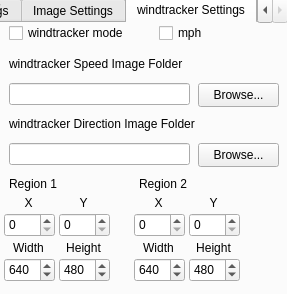
<?xml version="1.0" encoding="UTF-8"?>
<ui version="4.0">
 <author>Toufool</author>
 <class>SettingsWidget</class>
 <widget class="QWidget" name="SettingsWidget">
  <property name="geometry">
   <rect>
    <x>0</x>
    <y>0</y>
    <width>287</width>
    <height>294</height>
   </rect>
  </property>
  <property name="minimumSize">
   <size>
    <width>200</width>
    <height>200</height>
   </size>
  </property>
  <property name="maximumSize">
   <size>
    <width>310</width>
    <height>294</height>
   </size>
  </property>
  <property name="font">
   <font>
    <pointsize>9</pointsize>
   </font>
  </property>
  <property name="windowTitle">
   <string>Settings</string>
  </property>
  <property name="windowIcon">
   <iconset>
    <normaloff>:/resources/icon.ico</normaloff>:/resources/icon.ico</iconset>
  </property>
  <widget class="QTabWidget" name="settings_tabs">
   <property name="geometry">
    <rect>
     <x>-3</x>
     <y>-3</y>
     <width>291</width>
     <height>301</height>
    </rect>
   </property>
   <property name="currentIndex">
    <number>3</number>
   </property>
   <widget class="QWidget" name="hotkeys_tab">
    <attribute name="title">
     <string>Hotkeys</string>
    </attribute>
    <widget class="QPushButton" name="set_toggle_auto_reset_image_hotkey_button">
     <property name="geometry">
      <rect>
       <x>190</x>
       <y>189</y>
       <width>81</width>
       <height>24</height>
      </rect>
     </property>
     <property name="focusPolicy">
      <enum>Qt::NoFocus</enum>
     </property>
     <property name="text">
      <string>Set Hotkey</string>
     </property>
    </widget>
    <widget class="QLineEdit" name="split_input">
     <property name="geometry">
      <rect>
       <x>90</x>
       <y>10</y>
       <width>91</width>
       <height>22</height>
      </rect>
     </property>
     <property name="text">
      <string/>
     </property>
     <property name="readOnly">
      <bool>true</bool>
     </property>
    </widget>
    <widget class="QLabel" name="undo_split_label">
     <property name="geometry">
      <rect>
       <x>10</x>
       <y>73</y>
       <width>71</width>
       <height>16</height>
      </rect>
     </property>
     <property name="text">
      <string>Undo Split:</string>
     </property>
    </widget>
    <widget class="QLineEdit" name="undo_split_input">
     <property name="geometry">
      <rect>
       <x>90</x>
       <y>70</y>
       <width>91</width>
       <height>22</height>
      </rect>
     </property>
     <property name="text">
      <string/>
     </property>
     <property name="readOnly">
      <bool>true</bool>
     </property>
    </widget>
    <widget class="QPushButton" name="set_reset_hotkey_button">
     <property name="geometry">
      <rect>
       <x>190</x>
       <y>39</y>
       <width>81</width>
       <height>24</height>
      </rect>
     </property>
     <property name="focusPolicy">
      <enum>Qt::NoFocus</enum>
     </property>
     <property name="text">
      <string>Set Hotkey</string>
     </property>
    </widget>
    <widget class="QLabel" name="pause_label">
     <property name="geometry">
      <rect>
       <x>10</x>
       <y>133</y>
       <width>71</width>
       <height>16</height>
      </rect>
     </property>
     <property name="text">
      <string>Pause:</string>
     </property>
    </widget>
    <widget class="QPushButton" name="set_undo_split_hotkey_button">
     <property name="geometry">
      <rect>
       <x>190</x>
       <y>69</y>
       <width>81</width>
       <height>24</height>
      </rect>
     </property>
     <property name="focusPolicy">
      <enum>Qt::NoFocus</enum>
     </property>
     <property name="text">
      <string>Set Hotkey</string>
     </property>
    </widget>
    <widget class="QLineEdit" name="reset_input">
     <property name="geometry">
      <rect>
       <x>90</x>
       <y>40</y>
       <width>91</width>
       <height>22</height>
      </rect>
     </property>
     <property name="text">
      <string/>
     </property>
     <property name="readOnly">
      <bool>true</bool>
     </property>
    </widget>
    <widget class="QLabel" name="skip_split_label">
     <property name="geometry">
      <rect>
       <x>10</x>
       <y>103</y>
       <width>71</width>
       <height>16</height>
      </rect>
     </property>
     <property name="text">
      <string>Skip Split:</string>
     </property>
    </widget>
    <widget class="QPushButton" name="set_split_hotkey_button">
     <property name="geometry">
      <rect>
       <x>190</x>
       <y>9</y>
       <width>81</width>
       <height>24</height>
      </rect>
     </property>
     <property name="focusPolicy">
      <enum>Qt::NoFocus</enum>
     </property>
     <property name="text">
      <string>Set Hotkey</string>
     </property>
    </widget>
    <widget class="QPushButton" name="set_skip_split_hotkey_button">
     <property name="geometry">
      <rect>
       <x>190</x>
       <y>99</y>
       <width>81</width>
       <height>24</height>
      </rect>
     </property>
     <property name="focusPolicy">
      <enum>Qt::NoFocus</enum>
     </property>
     <property name="text">
      <string>Set Hotkey</string>
     </property>
    </widget>
    <widget class="QPushButton" name="set_screenshot_hotkey_button">
     <property name="geometry">
      <rect>
       <x>190</x>
       <y>159</y>
       <width>81</width>
       <height>24</height>
      </rect>
     </property>
     <property name="focusPolicy">
      <enum>Qt::NoFocus</enum>
     </property>
     <property name="text">
      <string>Set Hotkey</string>
     </property>
    </widget>
    <widget class="QLineEdit" name="toggle_auto_reset_image_input">
     <property name="geometry">
      <rect>
       <x>90</x>
       <y>190</y>
       <width>91</width>
       <height>22</height>
      </rect>
     </property>
     <property name="text">
      <string/>
     </property>
     <property name="readOnly">
      <bool>true</bool>
     </property>
    </widget>
    <widget class="QPushButton" name="set_pause_hotkey_button">
     <property name="geometry">
      <rect>
       <x>190</x>
       <y>129</y>
       <width>81</width>
       <height>24</height>
      </rect>
     </property>
     <property name="focusPolicy">
      <enum>Qt::NoFocus</enum>
     </property>
     <property name="text">
      <string>Set Hotkey</string>
     </property>
    </widget>
    <widget class="QLabel" name="split_label">
     <property name="geometry">
      <rect>
       <x>10</x>
       <y>13</y>
       <width>71</width>
       <height>16</height>
      </rect>
     </property>
     <property name="text">
      <string>Start / Split:</string>
     </property>
    </widget>
    <widget class="QLineEdit" name="pause_input">
     <property name="geometry">
      <rect>
       <x>90</x>
       <y>130</y>
       <width>91</width>
       <height>22</height>
      </rect>
     </property>
     <property name="text">
      <string/>
     </property>
     <property name="readOnly">
      <bool>true</bool>
     </property>
    </widget>
    <widget class="QLabel" name="toggle_auto_reset_image_label">
     <property name="geometry">
      <rect>
       <x>10</x>
       <y>186</y>
       <width>71</width>
       <height>32</height>
      </rect>
     </property>
     <property name="text">
      <string>Toggle auto
reset image</string>
     </property>
    </widget>
    <widget class="QLabel" name="reset_label">
     <property name="geometry">
      <rect>
       <x>10</x>
       <y>43</y>
       <width>71</width>
       <height>16</height>
      </rect>
     </property>
     <property name="text">
      <string>Reset:</string>
     </property>
    </widget>
    <widget class="QLineEdit" name="screenshot_input">
     <property name="geometry">
      <rect>
       <x>90</x>
       <y>160</y>
       <width>91</width>
       <height>22</height>
      </rect>
     </property>
     <property name="text">
      <string/>
     </property>
     <property name="readOnly">
      <bool>true</bool>
     </property>
    </widget>
    <widget class="QLabel" name="screenshot_label">
     <property name="geometry">
      <rect>
       <x>10</x>
       <y>163</y>
       <width>71</width>
       <height>16</height>
      </rect>
     </property>
     <property name="text">
      <string>Screenshot:</string>
     </property>
    </widget>
    <widget class="QLineEdit" name="skip_split_input">
     <property name="geometry">
      <rect>
       <x>90</x>
       <y>100</y>
       <width>91</width>
       <height>22</height>
      </rect>
     </property>
     <property name="text">
      <string/>
     </property>
     <property name="readOnly">
      <bool>true</bool>
     </property>
    </widget>
   </widget>
   <widget class="QWidget" name="captur_settings_tab">
    <attribute name="title">
     <string>Capture Settings</string>
    </attribute>
    <widget class="QLineEdit" name="screenshot_directory_input">
     <property name="geometry">
      <rect>
       <x>10</x>
       <y>200</y>
       <width>261</width>
       <height>22</height>
      </rect>
     </property>
     <property name="readOnly">
      <bool>true</bool>
     </property>
    </widget>
    <widget class="QLabel" name="fps_limit_label">
     <property name="geometry">
      <rect>
       <x>10</x>
       <y>13</y>
       <width>141</width>
       <height>16</height>
      </rect>
     </property>
     <property name="toolTip">
      <string>This value will limit the amount of frames per second that AutoSplit will run comparisons</string>
     </property>
     <property name="text">
      <string>Comparison FPS Limit:</string>
     </property>
    </widget>
    <widget class="QCheckBox" name="live_capture_region_checkbox">
     <property name="geometry">
      <rect>
       <x>10</x>
       <y>40</y>
       <width>141</width>
       <height>24</height>
      </rect>
     </property>
     <property name="text">
      <string>Live Capture Region</string>
     </property>
     <property name="checked">
      <bool>true</bool>
     </property>
     <property name="tristate">
      <bool>false</bool>
     </property>
    </widget>
    <widget class="QLabel" name="capture_method_label">
     <property name="geometry">
      <rect>
       <x>10</x>
       <y>70</y>
       <width>151</width>
       <height>16</height>
      </rect>
     </property>
     <property name="text">
      <string>Capture method:</string>
     </property>
    </widget>
    <widget class="QSpinBox" name="fps_limit_spinbox">
     <property name="geometry">
      <rect>
       <x>150</x>
       <y>10</y>
       <width>51</width>
       <height>24</height>
      </rect>
     </property>
     <property name="correctionMode">
      <enum>QAbstractSpinBox::CorrectToNearestValue</enum>
     </property>
     <property name="minimum">
      <number>20</number>
     </property>
     <property name="maximum">
      <number>240</number>
     </property>
     <property name="value">
      <number>60</number>
     </property>
    </widget>
    <widget class="QPushButton" name="screenshot_directory_browse_button">
     <property name="geometry">
      <rect>
       <x>200</x>
       <y>176</y>
       <width>71</width>
       <height>24</height>
      </rect>
     </property>
     <property name="focusPolicy">
      <enum>Qt::NoFocus</enum>
     </property>
     <property name="text">
      <string>Browse...</string>
     </property>
    </widget>
    <widget class="QLabel" name="capture_device_label">
     <property name="geometry">
      <rect>
       <x>10</x>
       <y>120</y>
       <width>151</width>
       <height>16</height>
      </rect>
     </property>
     <property name="text">
      <string>Capture device:</string>
     </property>
    </widget>
    <widget class="QComboBox" name="capture_method_combobox">
     <property name="geometry">
      <rect>
       <x>10</x>
       <y>90</y>
       <width>261</width>
       <height>22</height>
      </rect>
     </property>
    </widget>
    <widget class="QComboBox" name="capture_device_combobox">
     <property name="enabled">
      <bool>false</bool>
     </property>
     <property name="geometry">
      <rect>
       <x>10</x>
       <y>140</y>
       <width>261</width>
       <height>22</height>
      </rect>
     </property>
     <property name="placeholderText">
      <string>Scanning for existing devices...</string>
     </property>
    </widget>
    <widget class="QLabel" name="screenshot_directory_label">
     <property name="geometry">
      <rect>
       <x>10</x>
       <y>180</y>
       <width>151</width>
       <height>16</height>
      </rect>
     </property>
     <property name="text">
      <string>Screenshots folder:</string>
     </property>
    </widget>
    <widget class="QCheckBox" name="open_screenshot_checkbox">
     <property name="geometry">
      <rect>
       <x>10</x>
       <y>220</y>
       <width>181</width>
       <height>24</height>
      </rect>
     </property>
     <property name="text">
      <string>Open screenshots on capture</string>
     </property>
     <property name="checked">
      <bool>true</bool>
     </property>
     <property name="tristate">
      <bool>false</bool>
     </property>
    </widget>
   </widget>
   <widget class="QWidget" name="image_settings_tab">
    <attribute name="title">
     <string>Image Settings</string>
    </attribute>
    <widget class="QCommandLinkButton" name="readme_link_button">
     <property name="geometry">
      <rect>
       <x>144</x>
       <y>220</y>
       <width>71</width>
       <height>31</height>
      </rect>
     </property>
     <property name="font">
      <font>
       <family>Segoe UI</family>
       <pointsize>8</pointsize>
       <bold>true</bold>
      </font>
     </property>
     <property name="text">
      <string>README</string>
     </property>
     <property name="iconSize">
      <size>
       <width>0</width>
       <height>0</height>
      </size>
     </property>
     <property name="description">
      <string>This is a workaround because custom_image_settings_info_label simply will not open links with a left click no matter what we tried.</string>
     </property>
    </widget>
    <widget class="QSpinBox" name="default_delay_time_spinbox">
     <property name="geometry">
      <rect>
       <x>180</x>
       <y>70</y>
       <width>91</width>
       <height>24</height>
      </rect>
     </property>
     <property name="toolTip">
      <string>After an image is matched, this is the amount of time in millseconds that will be delayed before splitting. </string>
     </property>
     <property name="correctionMode">
      <enum>QAbstractSpinBox::CorrectToNearestValue</enum>
     </property>
     <property name="maximum">
      <number>999999999</number>
     </property>
    </widget>
    <widget class="QCheckBox" name="enable_auto_reset_image_checkbox">
     <property name="geometry">
      <rect>
       <x>10</x>
       <y>170</y>
       <width>261</width>
       <height>24</height>
      </rect>
     </property>
     <property name="text">
      <string>Enable auto reset image</string>
     </property>
     <property name="checked">
      <bool>true</bool>
     </property>
    </widget>
    <widget class="QComboBox" name="default_comparison_method_combobox">
     <property name="geometry">
      <rect>
       <x>180</x>
       <y>10</y>
       <width>91</width>
       <height>22</height>
      </rect>
     </property>
     <property name="toolTip">
      <string>L2 Norm:
This method should be fine to use for most cases.
It finds the difference between each pixel, squares it, sums it over the entire image and takes the square root.
This is very fast but is a problem if your image is high frequency.
Any translational movement or rotation can cause similarity to be very different.

Histograms:
An explanation on Histograms comparison can be found here
https://mpatacchiola.github.io/blog/2016/11/12/the-simplest-classifier-histogram-intersection.html
This is a great method to use if you are using several masked images.
&gt; This algorithm is particular reliable when the colour is a strong predictor of the object identity.
&gt; The histogram intersection [...] is robust to occluding objects in the foreground.

Perceptual Hash:
An explanation on pHash comparison can be found here
http://www.hackerfactor.com/blog/index.php?/archives/432-Looks-Like-It.html
It is highly recommended to NOT use pHash if you use masked images, or it'll be very inaccurate.</string>
     </property>
     <item>
      <property name="text">
       <string>L2 Norm</string>
      </property>
     </item>
     <item>
      <property name="text">
       <string>Histograms</string>
      </property>
     </item>
     <item>
      <property name="text">
       <string>pHash</string>
      </property>
     </item>
    </widget>
    <widget class="QLabel" name="default_comparison_method_combobox_label">
     <property name="geometry">
      <rect>
       <x>10</x>
       <y>13</y>
       <width>161</width>
       <height>16</height>
      </rect>
     </property>
     <property name="text">
      <string>Default Comparison Method:</string>
     </property>
    </widget>
    <widget class="QCheckBox" name="loop_splits_checkbox">
     <property name="geometry">
      <rect>
       <x>10</x>
       <y>130</y>
       <width>261</width>
       <height>24</height>
      </rect>
     </property>
     <property name="text">
      <string>Loop Last Split Image to First Split Image</string>
     </property>
     <property name="checked">
      <bool>false</bool>
     </property>
     <property name="tristate">
      <bool>false</bool>
     </property>
    </widget>
    <widget class="QLabel" name="custom_image_settings_info_label">
     <property name="geometry">
      <rect>
       <x>10</x>
       <y>200</y>
       <width>261</width>
       <height>61</height>
      </rect>
     </property>
     <property name="font">
      <font>
       <pointsize>8</pointsize>
       <bold>true</bold>
      </font>
     </property>
     <property name="text">
      <string>&lt;html&gt;&lt;head/&gt;&lt;body&gt;&lt;p&gt;Image settings and flags can be set per image through the image file name. These will override the default values. View the &lt;a href=&quot;https://github.com/{GITHUB_REPOSITORY}#readme&quot;&gt;&lt;span style=&quot;text-decoration: underline; color:#0000ff;&quot;&gt;README&lt;/span&gt;&lt;/a&gt; for full details on all available custom image settings.&lt;/p&gt;&lt;/body&gt;&lt;/html&gt;</string>
     </property>
     <property name="wordWrap">
      <bool>true</bool>
     </property>
    </widget>
    <widget class="QLabel" name="default_similarity_threshold_label">
     <property name="geometry">
      <rect>
       <x>10</x>
       <y>40</y>
       <width>171</width>
       <height>24</height>
      </rect>
     </property>
     <property name="text">
      <string>Default Similarity Threshold:</string>
     </property>
    </widget>
    <widget class="QDoubleSpinBox" name="default_similarity_threshold_spinbox">
     <property name="geometry">
      <rect>
       <x>180</x>
       <y>40</y>
       <width>51</width>
       <height>24</height>
      </rect>
     </property>
     <property name="toolTip">
      <string>Threshold that the live similarity will need to go above to consider the image a match.</string>
     </property>
     <property name="correctionMode">
      <enum>QAbstractSpinBox::CorrectToNearestValue</enum>
     </property>
     <property name="maximum">
      <double>1.000000000000000</double>
     </property>
     <property name="singleStep">
      <double>0.010000000000000</double>
     </property>
     <property name="value">
      <double>0.900000000000000</double>
     </property>
    </widget>
    <widget class="QDoubleSpinBox" name="default_pause_time_spinbox">
     <property name="geometry">
      <rect>
       <x>180</x>
       <y>100</y>
       <width>91</width>
       <height>24</height>
      </rect>
     </property>
     <property name="toolTip">
      <string>The amount of time in seconds that comparison will be paused before moving to the next image.</string>
     </property>
     <property name="correctionMode">
      <enum>QAbstractSpinBox::CorrectToNearestValue</enum>
     </property>
     <property name="decimals">
      <number>2</number>
     </property>
     <property name="maximum">
      <double>999999999.000000000000000</double>
     </property>
     <property name="singleStep">
      <double>1.000000000000000</double>
     </property>
     <property name="value">
      <double>10.000000000000000</double>
     </property>
    </widget>
    <widget class="QLabel" name="default_pause_time_label">
     <property name="geometry">
      <rect>
       <x>10</x>
       <y>103</y>
       <width>171</width>
       <height>16</height>
      </rect>
     </property>
     <property name="text">
      <string>Default Pause Time (sec):</string>
     </property>
    </widget>
    <widget class="QLabel" name="default_delay_time_label">
     <property name="geometry">
      <rect>
       <x>10</x>
       <y>73</y>
       <width>171</width>
       <height>16</height>
      </rect>
     </property>
     <property name="text">
      <string>Default Delay Time (ms):</string>
     </property>
    </widget>
    <widget class="QCheckBox" name="start_also_resets_checkbox">
     <property name="geometry">
      <rect>
       <x>10</x>
       <y>150</y>
       <width>261</width>
       <height>24</height>
      </rect>
     </property>
     <property name="text">
      <string>Start also Resets</string>
     </property>
     <property name="checked">
      <bool>false</bool>
     </property>
     <property name="tristate">
      <bool>false</bool>
     </property>
    </widget>
    <zorder>custom_image_settings_info_label</zorder>
    <zorder>default_delay_time_spinbox</zorder>
    <zorder>enable_auto_reset_image_checkbox</zorder>
    <zorder>default_comparison_method_combobox</zorder>
    <zorder>default_comparison_method_combobox_label</zorder>
    <zorder>loop_splits_checkbox</zorder>
    <zorder>default_similarity_threshold_label</zorder>
    <zorder>default_similarity_threshold_spinbox</zorder>
    <zorder>default_pause_time_spinbox</zorder>
    <zorder>default_pause_time_label</zorder>
    <zorder>default_delay_time_label</zorder>
    <zorder>readme_link_button</zorder>
    <zorder>start_also_resets_checkbox</zorder>
   </widget>
   <widget class="QWidget" name="tab">
    <attribute name="title">
     <string>windtracker Settings</string>
    </attribute>
    <widget class="QCheckBox" name="windtracker_mode_checkbox">
     <property name="geometry">
      <rect>
       <x>10</x>
       <y>0</y>
       <width>161</width>
       <height>20</height>
      </rect>
     </property>
     <property name="text">
      <string>windtracker mode</string>
     </property>
    </widget>
    <widget class="QLabel" name="windtracker_speeds_image_folder_label">
     <property name="geometry">
      <rect>
       <x>10</x>
       <y>30</y>
       <width>231</width>
       <height>21</height>
      </rect>
     </property>
     <property name="text">
      <string>windtracker Speed Image Folder</string>
     </property>
    </widget>
    <widget class="QPushButton" name="windtracker_speed_image_folder_button">
     <property name="geometry">
      <rect>
       <x>199</x>
       <y>60</y>
       <width>81</width>
       <height>24</height>
      </rect>
     </property>
     <property name="focusPolicy">
      <enum>Qt::NoFocus</enum>
     </property>
     <property name="text">
      <string>Browse...</string>
     </property>
    </widget>
    <widget class="QLineEdit" name="windtracker_speed_image_folder_input">
     <property name="geometry">
      <rect>
       <x>10</x>
       <y>60</y>
       <width>181</width>
       <height>22</height>
      </rect>
     </property>
     <property name="readOnly">
      <bool>true</bool>
     </property>
    </widget>
    <widget class="QLabel" name="windtracker_directions_image_folder_label">
     <property name="geometry">
      <rect>
       <x>10</x>
       <y>90</y>
       <width>261</width>
       <height>21</height>
      </rect>
     </property>
     <property name="text">
      <string>windtracker Direction Image Folder</string>
     </property>
    </widget>
    <widget class="QPushButton" name="windtracker_direction_image_folder_button">
     <property name="geometry">
      <rect>
       <x>199</x>
       <y>120</y>
       <width>81</width>
       <height>24</height>
      </rect>
     </property>
     <property name="focusPolicy">
      <enum>Qt::NoFocus</enum>
     </property>
     <property name="text">
      <string>Browse...</string>
     </property>
    </widget>
    <widget class="QLineEdit" name="windtracker_direction_image_folder_input">
     <property name="geometry">
      <rect>
       <x>10</x>
       <y>120</y>
       <width>181</width>
       <height>22</height>
      </rect>
     </property>
     <property name="readOnly">
      <bool>true</bool>
     </property>
    </widget>
    <widget class="QLabel" name="windtracker_directions_image_folder_label_2">
     <property name="geometry">
      <rect>
       <x>10</x>
       <y>150</y>
       <width>61</width>
       <height>21</height>
      </rect>
     </property>
     <property name="text">
      <string>Region 1</string>
     </property>
    </widget>
    <widget class="QLabel" name="windtracker_directions_image_folder_label_3">
     <property name="geometry">
      <rect>
       <x>140</x>
       <y>150</y>
       <width>61</width>
       <height>21</height>
      </rect>
     </property>
     <property name="text">
      <string>Region 2</string>
     </property>
    </widget>
    <widget class="QSpinBox" name="windtracker_height_spinbox_1">
     <property name="geometry">
      <rect>
       <x>60</x>
       <y>235</y>
       <width>51</width>
       <height>24</height>
      </rect>
     </property>
     <property name="correctionMode">
      <enum>QAbstractSpinBox::CorrectToNearestValue</enum>
     </property>
     <property name="minimum">
      <number>1</number>
     </property>
     <property name="maximum">
      <number>10000</number>
     </property>
     <property name="value">
      <number>480</number>
     </property>
    </widget>
    <widget class="QLabel" name="height_label_2">
     <property name="geometry">
      <rect>
       <x>60</x>
       <y>215</y>
       <width>49</width>
       <height>20</height>
      </rect>
     </property>
     <property name="text">
      <string>Height</string>
     </property>
     <property name="alignment">
      <set>Qt::AlignCenter</set>
     </property>
    </widget>
    <widget class="QSpinBox" name="windtracker_x_spinbox_1">
     <property name="geometry">
      <rect>
       <x>5</x>
       <y>190</y>
       <width>51</width>
       <height>24</height>
      </rect>
     </property>
     <property name="buttonSymbols">
      <enum>QAbstractSpinBox::UpDownArrows</enum>
     </property>
     <property name="correctionMode">
      <enum>QAbstractSpinBox::CorrectToNearestValue</enum>
     </property>
     <property name="minimum">
      <number>0</number>
     </property>
     <property name="maximum">
      <number>999999999</number>
     </property>
     <property name="singleStep">
      <number>1</number>
     </property>
     <property name="value">
      <number>0</number>
     </property>
    </widget>
    <widget class="QLabel" name="width_label_2">
     <property name="geometry">
      <rect>
       <x>5</x>
       <y>215</y>
       <width>49</width>
       <height>20</height>
      </rect>
     </property>
     <property name="text">
      <string>Width</string>
     </property>
     <property name="alignment">
      <set>Qt::AlignCenter</set>
     </property>
    </widget>
    <widget class="QSpinBox" name="windtracker_y_spinbox_1">
     <property name="geometry">
      <rect>
       <x>60</x>
       <y>190</y>
       <width>51</width>
       <height>24</height>
      </rect>
     </property>
     <property name="correctionMode">
      <enum>QAbstractSpinBox::CorrectToNearestValue</enum>
     </property>
     <property name="minimum">
      <number>0</number>
     </property>
     <property name="maximum">
      <number>999999999</number>
     </property>
     <property name="value">
      <number>0</number>
     </property>
    </widget>
    <widget class="QLabel" name="y_label_2">
     <property name="geometry">
      <rect>
       <x>60</x>
       <y>170</y>
       <width>49</width>
       <height>20</height>
      </rect>
     </property>
     <property name="text">
      <string>Y</string>
     </property>
     <property name="alignment">
      <set>Qt::AlignCenter</set>
     </property>
    </widget>
    <widget class="QSpinBox" name="windtracker_width_spinbox_1">
     <property name="geometry">
      <rect>
       <x>5</x>
       <y>235</y>
       <width>51</width>
       <height>24</height>
      </rect>
     </property>
     <property name="correctionMode">
      <enum>QAbstractSpinBox::CorrectToNearestValue</enum>
     </property>
     <property name="minimum">
      <number>1</number>
     </property>
     <property name="maximum">
      <number>10000</number>
     </property>
     <property name="value">
      <number>640</number>
     </property>
    </widget>
    <widget class="QLabel" name="x_label_2">
     <property name="geometry">
      <rect>
       <x>5</x>
       <y>170</y>
       <width>49</width>
       <height>20</height>
      </rect>
     </property>
     <property name="text">
      <string>X</string>
     </property>
     <property name="alignment">
      <set>Qt::AlignCenter</set>
     </property>
    </widget>
    <widget class="QLabel" name="width_label_4">
     <property name="geometry">
      <rect>
       <x>135</x>
       <y>215</y>
       <width>49</width>
       <height>20</height>
      </rect>
     </property>
     <property name="text">
      <string>Width</string>
     </property>
     <property name="alignment">
      <set>Qt::AlignCenter</set>
     </property>
    </widget>
    <widget class="QLabel" name="height_label_4">
     <property name="geometry">
      <rect>
       <x>190</x>
       <y>215</y>
       <width>49</width>
       <height>20</height>
      </rect>
     </property>
     <property name="text">
      <string>Height</string>
     </property>
     <property name="alignment">
      <set>Qt::AlignCenter</set>
     </property>
    </widget>
    <widget class="QSpinBox" name="windtracker_y_spinbox_2">
     <property name="geometry">
      <rect>
       <x>190</x>
       <y>190</y>
       <width>51</width>
       <height>24</height>
      </rect>
     </property>
     <property name="correctionMode">
      <enum>QAbstractSpinBox::CorrectToNearestValue</enum>
     </property>
     <property name="minimum">
      <number>0</number>
     </property>
     <property name="maximum">
      <number>999999999</number>
     </property>
     <property name="value">
      <number>0</number>
     </property>
    </widget>
    <widget class="QSpinBox" name="windtracker_height_spinbox_2">
     <property name="geometry">
      <rect>
       <x>190</x>
       <y>235</y>
       <width>51</width>
       <height>24</height>
      </rect>
     </property>
     <property name="correctionMode">
      <enum>QAbstractSpinBox::CorrectToNearestValue</enum>
     </property>
     <property name="minimum">
      <number>1</number>
     </property>
     <property name="maximum">
      <number>10000</number>
     </property>
     <property name="value">
      <number>480</number>
     </property>
    </widget>
    <widget class="QLabel" name="x_label_4">
     <property name="geometry">
      <rect>
       <x>135</x>
       <y>170</y>
       <width>49</width>
       <height>20</height>
      </rect>
     </property>
     <property name="text">
      <string>X</string>
     </property>
     <property name="alignment">
      <set>Qt::AlignCenter</set>
     </property>
    </widget>
    <widget class="QSpinBox" name="windtracker_width_spinbox_2">
     <property name="geometry">
      <rect>
       <x>135</x>
       <y>235</y>
       <width>51</width>
       <height>24</height>
      </rect>
     </property>
     <property name="correctionMode">
      <enum>QAbstractSpinBox::CorrectToNearestValue</enum>
     </property>
     <property name="minimum">
      <number>1</number>
     </property>
     <property name="maximum">
      <number>10000</number>
     </property>
     <property name="value">
      <number>640</number>
     </property>
    </widget>
    <widget class="QSpinBox" name="windtracker_x_spinbox_2">
     <property name="geometry">
      <rect>
       <x>135</x>
       <y>190</y>
       <width>51</width>
       <height>24</height>
      </rect>
     </property>
     <property name="buttonSymbols">
      <enum>QAbstractSpinBox::UpDownArrows</enum>
     </property>
     <property name="correctionMode">
      <enum>QAbstractSpinBox::CorrectToNearestValue</enum>
     </property>
     <property name="minimum">
      <number>0</number>
     </property>
     <property name="maximum">
      <number>999999999</number>
     </property>
     <property name="singleStep">
      <number>1</number>
     </property>
     <property name="value">
      <number>0</number>
     </property>
    </widget>
    <widget class="QLabel" name="y_label_4">
     <property name="geometry">
      <rect>
       <x>190</x>
       <y>170</y>
       <width>49</width>
       <height>20</height>
      </rect>
     </property>
     <property name="text">
      <string>Y</string>
     </property>
     <property name="alignment">
      <set>Qt::AlignCenter</set>
     </property>
    </widget>
    <widget class="QCheckBox" name="windtracker_mph_checkbox">
     <property name="geometry">
      <rect>
       <x>160</x>
       <y>0</y>
       <width>161</width>
       <height>20</height>
      </rect>
     </property>
     <property name="text">
      <string>mph</string>
     </property>
    </widget>
   </widget>
  </widget>
 </widget>
 <tabstops>
  <tabstop>set_split_hotkey_button</tabstop>
  <tabstop>set_reset_hotkey_button</tabstop>
  <tabstop>set_undo_split_hotkey_button</tabstop>
  <tabstop>set_skip_split_hotkey_button</tabstop>
  <tabstop>set_pause_hotkey_button</tabstop>
  <tabstop>set_screenshot_hotkey_button</tabstop>
  <tabstop>set_toggle_auto_reset_image_hotkey_button</tabstop>
  <tabstop>fps_limit_spinbox</tabstop>
  <tabstop>live_capture_region_checkbox</tabstop>
  <tabstop>capture_method_combobox</tabstop>
  <tabstop>capture_device_combobox</tabstop>
  <tabstop>screenshot_directory_browse_button</tabstop>
  <tabstop>default_comparison_method_combobox</tabstop>
  <tabstop>default_similarity_threshold_spinbox</tabstop>
  <tabstop>default_delay_time_spinbox</tabstop>
  <tabstop>default_pause_time_spinbox</tabstop>
  <tabstop>loop_splits_checkbox</tabstop>
 </tabstops>
 <resources/>
 <connections/>
</ui>
